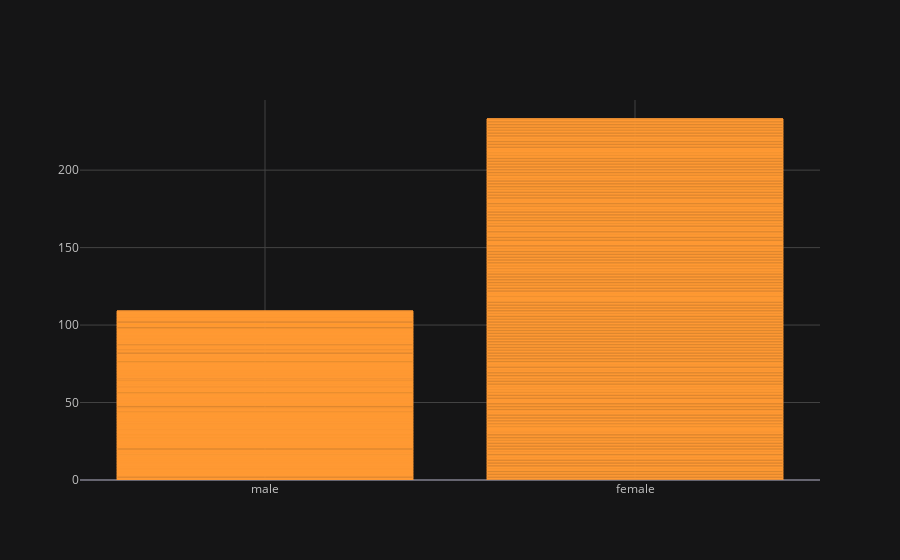

The notebook cell this image was saved under:
### Code cell
titnic.iplot(x = 'sex' , y = 'survived' , kind = 'bar')

### Figure 1 — Plotly figure (JSON) as saved in the notebook; plotly's stock layout.template omitted (floating-point values rounded to 4 significant figures; data arrays with more than 128 entries replaced by an {"elided": "..."} marker saying what was removed)
{"data": [{"marker": {"color": "rgba(255, 153, 51, 0.6)", "line": {"color": "rgba(255, 153, 51, 1.0)", "width": 1}}, "name": "survived", "orientation": "v", "text": "", "type": "bar", "x": {"elided": "891 str values"}, "y": {"elided": "891 int values"}}], "layout": {"legend": {"bgcolor": "#151516", "font": {"color": "#D9D9D9"}}, "paper_bgcolor": "#151516", "plot_bgcolor": "#151516", "title": {"font": {"color": "#D9D9D9"}}, "xaxis": {"gridcolor": "#434343", "showgrid": true, "tickfont": {"color": "#C2C2C2"}, "title": {"font": {"color": "#D9D9D9"}, "text": ""}, "zerolinecolor": "#666570"}, "yaxis": {"gridcolor": "#434343", "showgrid": true, "tickfont": {"color": "#C2C2C2"}, "title": {"font": {"color": "#D9D9D9"}, "text": ""}, "zerolinecolor": "#666570"}}}
